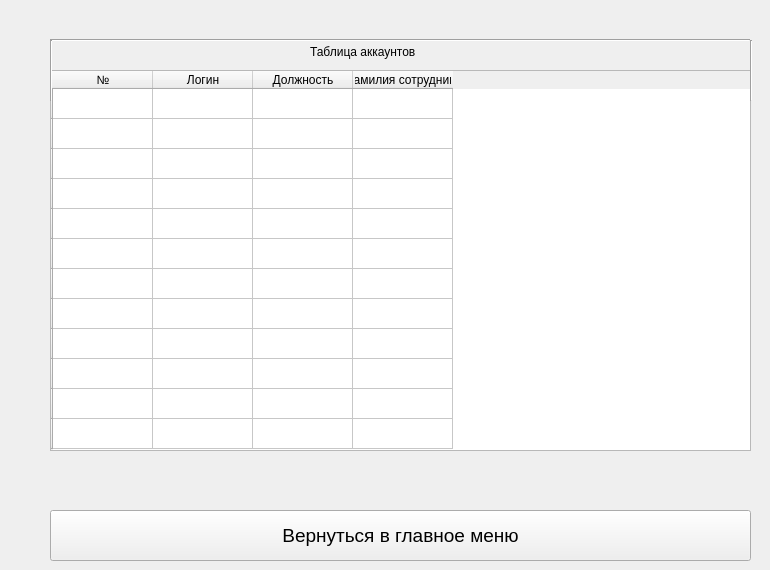
    <widget class="QWidget" name="acclookpage">
     <widget class="QPushButton" name="returnLookAcc">
      <property name="geometry">
       <rect>
        <x>50</x>
        <y>510</y>
        <width>701</width>
        <height>51</height>
       </rect>
      </property>
      <property name="font">
       <font>
        <pointsize>14</pointsize>
       </font>
      </property>
      <property name="text">
       <string>Вернуться в главное меню</string>
      </property>
     </widget>
     <widget class="QTableWidget" name="accLookTable">
      <property name="geometry">
       <rect>
        <x>50</x>
        <y>70</y>
        <width>701</width>
        <height>381</height>
       </rect>
      </property>
      <row>
       <property name="text">
        <string/>
       </property>
      </row>
      <row>
       <property name="text">
        <string/>
       </property>
      </row>
      <row>
       <property name="text">
        <string/>
       </property>
      </row>
      <row>
       <property name="text">
        <string/>
       </property>
      </row>
      <row>
       <property name="text">
        <string/>
       </property>
      </row>
      <row>
       <property name="text">
        <string/>
       </property>
      </row>
      <row>
       <property name="text">
        <string/>
       </property>
      </row>
      <row>
       <property name="text">
        <string/>
       </property>
      </row>
      <row>
       <property name="text">
        <string/>
       </property>
      </row>
      <row>
       <property name="text">
        <string/>
       </property>
      </row>
      <row>
       <property name="text">
        <string/>
       </property>
      </row>
      <row>
       <property name="text">
        <string/>
       </property>
      </row>
      <column>
       <property name="text">
        <string>№</string>
       </property>
      </column>
      <column>
       <property name="text">
        <string>Логин</string>
       </property>
      </column>
      <column>
       <property name="text">
        <string>Должность</string>
       </property>
      </column>
      <column>
       <property name="text">
        <string>Фамилия сотрудника</string>
       </property>
      </column>
     </widget>
     <widget class="QLabel" name="label_63">
      <property name="geometry">
       <rect>
        <x>310</x>
        <y>40</y>
        <width>194</width>
        <height>23</height>
       </rect>
      </property>
      <property name="text">
       <string>Таблица аккаунтов</string>
      </property>
     </widget>
     <widget class="Line" name="line">
      <property name="geometry">
       <rect>
        <x>50</x>
        <y>30</y>
        <width>700</width>
        <height>21</height>
       </rect>
      </property>
      <property name="orientation">
       <enum>Qt::Horizontal</enum>
      </property>
     </widget>
     <widget class="Line" name="line_2">
      <property name="geometry">
       <rect>
        <x>50</x>
        <y>40</y>
        <width>3</width>
        <height>61</height>
       </rect>
      </property>
      <property name="orientation">
       <enum>Qt::Vertical</enum>
      </property>
     </widget>
     <widget class="Line" name="line_3">
      <property name="geometry">
       <rect>
        <x>741</x>
        <y>40</y>
        <width>20</width>
        <height>61</height>
       </rect>
      </property>
      <property name="orientation">
       <enum>Qt::Vertical</enum>
      </property>
     </widget>
    </widget>
